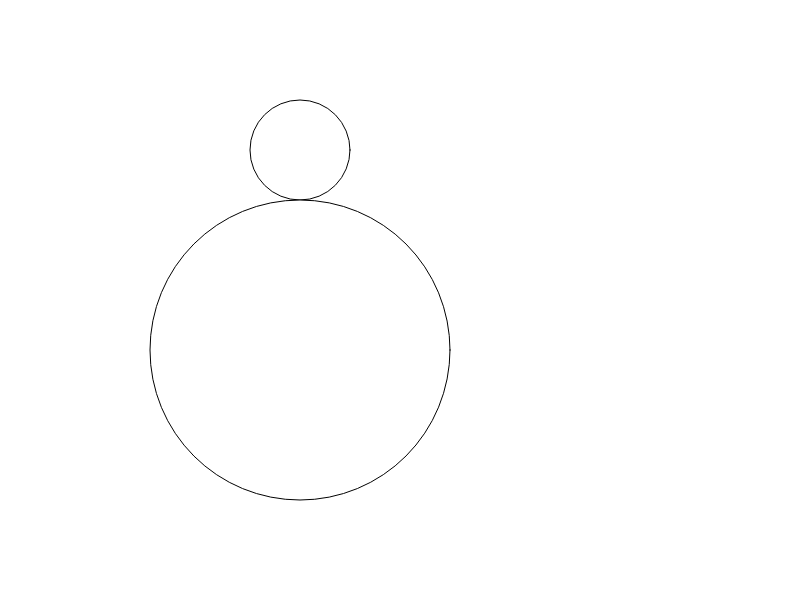
Frame 1 (no input)
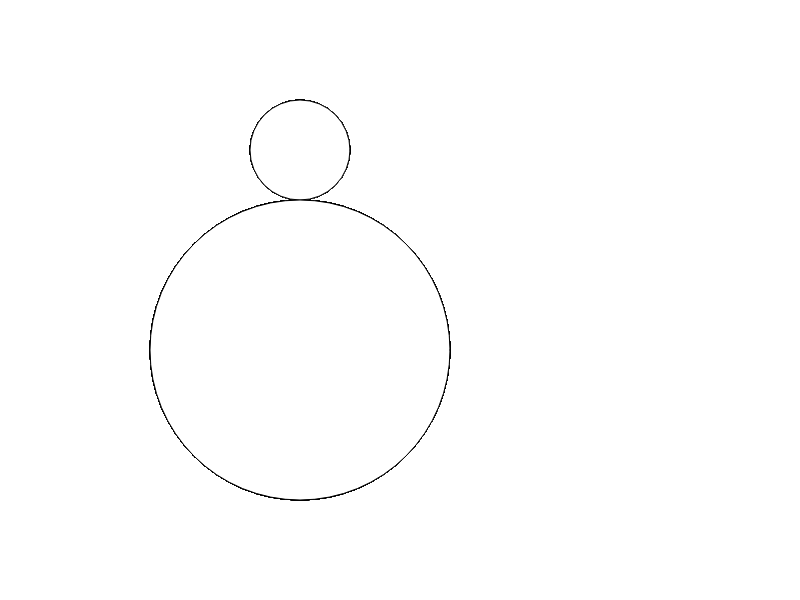
Frame 60 (no input)
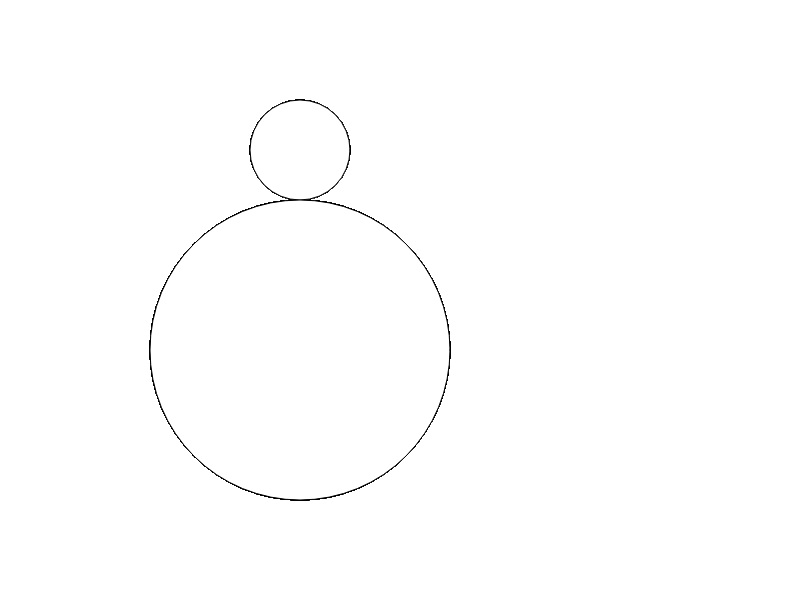
Frame 120 (the mouse pressed at the canvas centre since frame 60)

The p5.js sketch that drew these frames (run headless with seeded random() and noise() and a simulated clock; from frame 60 on, the mouse is pressed at the canvas centre):

// p5.js sketch
// ── sketch.js
function setup() {
  // put setup code here
  //create a canvas
  createCanvas(800,600);
}

function draw() {
  //create variables for the width, height, x and y
  let width=100;
  let height=100;
  let x=300;
  let y=150;
  let scale=3;

  // put drawing code here
  ellipse(x,y,width,height);
  ellipse(x,y+200,width*scale,height*scale);
}
